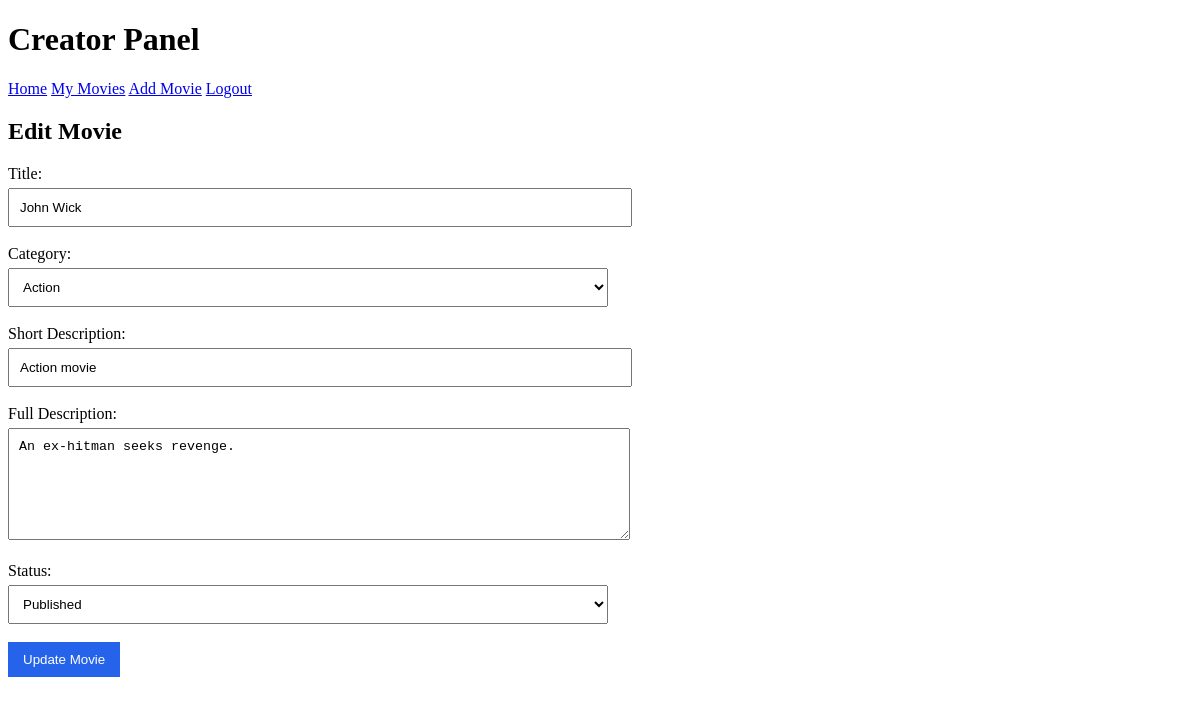
Screenshot of /creator/edit_movie.php?id=1 (signed in) with the database file from the repository.
### tables this page shows
CREATE TABLE dbProj_movies (
    movie_id INT AUTO_INCREMENT PRIMARY KEY,
    creator_id INT NOT NULL,
    category_id INT NOT NULL,
    title VARCHAR(150) NOT NULL,
    short_description VARCHAR(255) NOT NULL,
    description TEXT NOT NULL,
    poster_image VARCHAR(255),
    media_file VARCHAR(255),
    status ENUM('draft','published','removed') DEFAULT 'draft',
    created_at TIMESTAMP DEFAULT CURRENT_TIMESTAMP,

    FOREIGN KEY (creator_id)
    REFERENCES dbProj_users(user_id),

    FOREIGN KEY (category_id)
    REFERENCES dbProj_categories(category_id)
);

CREATE TABLE dbProj_categories (
    category_id INT AUTO_INCREMENT PRIMARY KEY,
    category_name VARCHAR(50) NOT NULL UNIQUE
);

### creator/edit_movie.php (the view, shortened to what this page needs)
<?php
include '../config.php';
$movie_id = intval($_GET["id"]);
$creator_id = $_SESSION["user_id"];
$stmt = mysqli_prepare($conn, "
    SELECT *
    FROM dbProj_movies
    WHERE movie_id = ? AND creator_id = ?
");
mysqli_stmt_bind_param($stmt, "ii", $movie_id, $creator_id);
mysqli_stmt_execute($stmt);
$result = mysqli_stmt_get_result($stmt);
$movie = mysqli_fetch_assoc($result);
$categories = mysqli_query($conn, "SELECT * FROM dbProj_categories");
?>
<!DOCTYPE html>
<html>
<head>
    <link rel="stylesheet" href="../assets/style.css">
</head>
<body>
<header>
    <h1>Creator Panel</h1>
    <nav>
        <a href="../index.php">Home</a>
        <a href="my_movies.php">My Movies</a>
        <a href="add_movie.php">Add Movie</a>
        <a href="../logout.php">Logout</a>
    </nav>
</header>
<div class="container">
    <h2>Edit Movie</h2>
    <form method="POST">
        <label>Title:</label><br>
        <input type="text" name="title" value="<?php echo htmlspecialchars($movie["title"]); ?>" required><br><br>
        <label>Category:</label><br>
        <select name="category_id" required>
            <?php while ($category = mysqli_fetch_assoc($categories)): ?>
                <option value="<?php echo $category["category_id"]; ?>"
                    <?php if ($category["category_id"] == $movie["category_id"]) echo "selected"; ?>>
                    <?php echo htmlspecialchars($category["category_name"]); ?>
                </option>
            <?php endwhile; ?>
        </select><br><br>
        <label>Short Description:</label><br>
        <input type="text" name="short_description" value="<?php echo htmlspecialchars($movie["short_description"]); ?>" required><br><br>
        <label>Full Description:</label><br>
        <textarea name="description" rows="6" required><?php echo htmlspecialchars($movie["description"]); ?></textarea><br><br>
        <label>Status:</label><br>
        <select name="status">
            <option value="published" <?php if ($movie["status"] == "published") echo "selected"; ?>>Published</option>
        </select><br><br>
        <button type="submit">Update Movie</button>
    </form>
</div>
</body>
</html>

### assets/style.css (style rules this page uses)
input, select, textarea { width: 100%; max-width: 600px; padding: 10px; margin-top: 5px; }
button { background: #2563eb; color: white; border: none; padding: 10px 15px; cursor: pointer; }
textarea { resize: vertical; }

### rows the page displays
dbproj_movies: title "John Wick", category_id "Action", short_description "Action movie", description "An ex-hitman seeks revenge.", status "Published"
